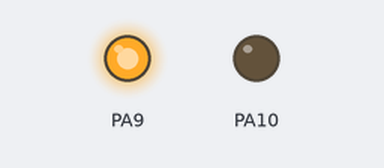
Simulated run of this sketch. Board: STM32 Blue Pill. On the bench: output pins drawn as LEDs (lit = HIGH).

Above: at 0.05 s.
At 1.55 s:
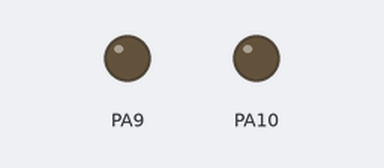
Timing chart, 0 to 3.6 s (numbered marks = the images above):
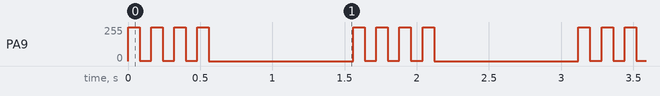

Measured:
- by itself, PA9: repeats every 1.6 s: 3 × (3/255 0.08 s, 255/255 0.08 s), 0/255 1.0 s, 255/255 0.08 s

The sketch:

AnalogWrite_LED_STM32_26.06.20.ino
```cpp
void setup(){
  pinMode(PA9, OUTPUT);
  pinMode(PA10, OUTPUT);
  analogWrite(PA9, 0);
  analogWrite(PA10, 0);

}
void loop(){
  analogWrite(PA9, 255);
  delay(80);
  analogWrite(PA9, 3);
  delay(80);
  analogWrite(PA9, 255);
  delay(80);
  analogWrite(PA9, 3);
  delay(80);
  analogWrite(PA9, 255);
  delay(80);
  analogWrite(PA9, 3);
  delay(80);
  analogWrite(PA9, 255);
  delay(80);
  analogWrite(PA9, 0);
  delay(1000);

}
```
